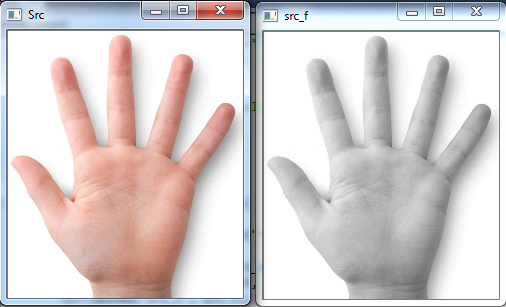
#> input picture b_笔记/Lang/openCV/meme.jpg, 506 x 307 px, found by its file name
$ python ImageSegmentation.py
#> lines starting #> are read from the running program, lines starting #| are printed output that depends on the picture; after the words box and inside, x2 and y2 are one past the last pixel; in counts of white or black regions, pixels touching at a corner belong together
import cv2
from matplotlib import pyplot as plt
import os


# 变量
Path = 'Lang\openCV\meme.jpg'
img = cv2.imread(Path)
#> img is the input picture: shape (307, 506, 3); mean B, G, R 207, 207.5, 215
img_color = cv2.cvtColor(img, cv2.COLOR_BGR2RGB)

# 常量


print(img)
#> (printed output is left out)
print(os.path.exists(Path))


# 条件

gray = cv2.cvtColor(img, cv2.COLOR_BGR2GRAY)
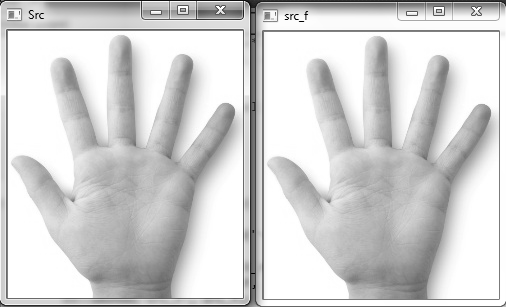
#> gray: shape (307, 506); min 0, max 255, mean 209.7
ret, step1 = cv2.threshold(gray, 230, 255, cv2.THRESH_BINARY)
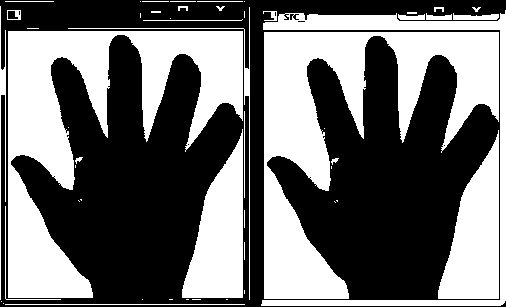
#> step1: shape (307, 506); 43.8% white; 52 white regions (24 under 20 px), largest, box (x1, y1, x2, y2) and area: (8, 31, 243, 298) 23376, (264, 32, 499, 299) 23376, (182, 129, 243, 298) 6199

print(ret)
# 输出
plt.figure("befor")
plt.imshow(img_color, cmap="gray")

plt.figure("after")
plt.imshow(step1, cmap="gray")
plt.show()

# cv2.destroyAllWindows()
